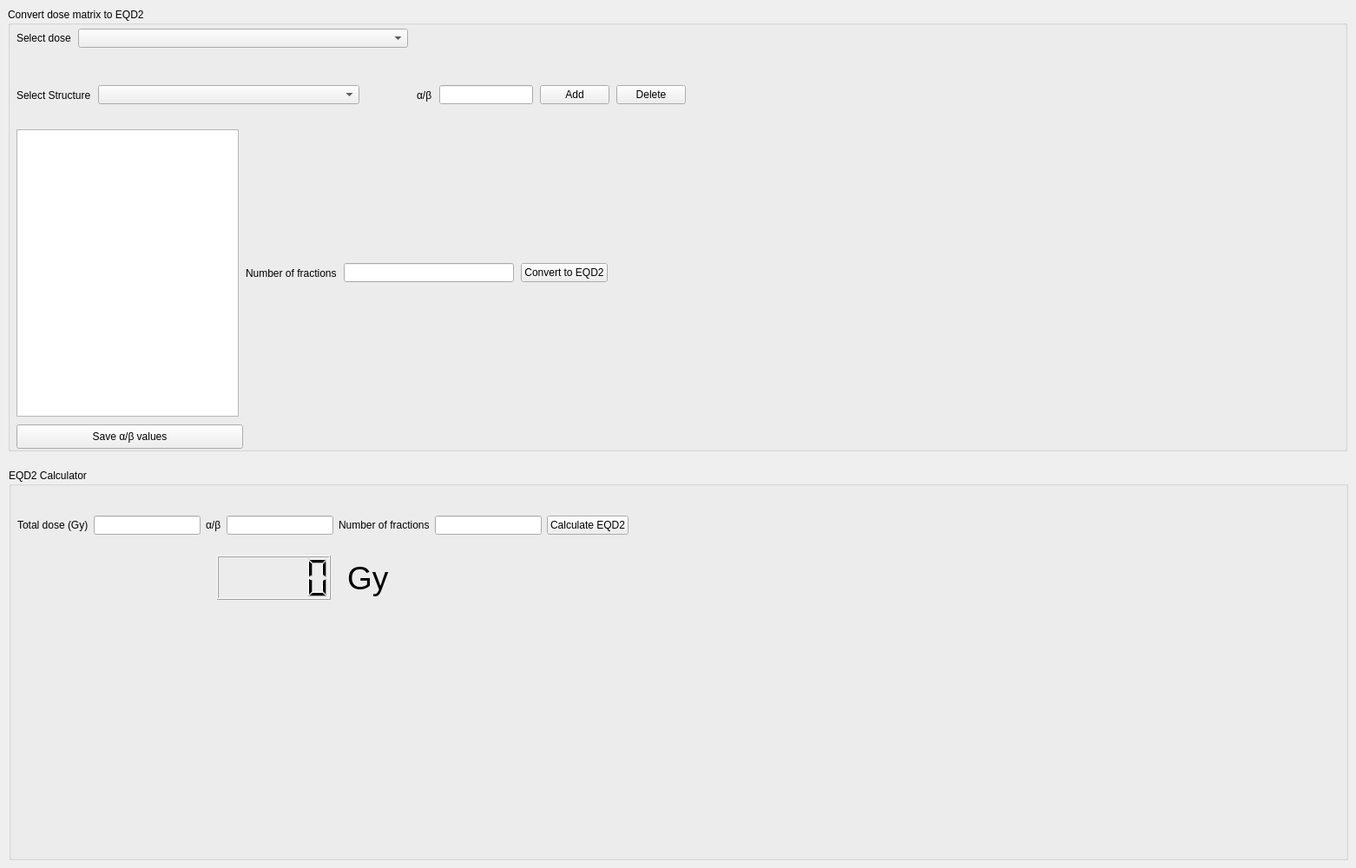
          <widget class="QWidget" name="eqd2">
           <attribute name="title">
            <string>EQD2</string>
           </attribute>
           <widget class="QGroupBox" name="dose_matri_to_eqd2">
            <property name="geometry">
             <rect>
              <x>9</x>
              <y>9</y>
              <width>1543</width>
              <height>511</height>
             </rect>
            </property>
            <property name="title">
             <string>Convert dose matrix to EQD2</string>
            </property>
            <widget class="QWidget" name="layoutWidget">
             <property name="geometry">
              <rect>
               <x>10</x>
               <y>20</y>
               <width>451</width>
               <height>30</height>
              </rect>
             </property>
             <layout class="QHBoxLayout" name="horizontalLayout" stretch="0,3">
              <property name="spacing">
               <number>8</number>
              </property>
              <item>
               <widget class="QLabel" name="eqd2_lab1">
                <property name="text">
                 <string>Select dose</string>
                </property>
               </widget>
              </item>
              <item>
               <widget class="QComboBox" name="dose_list"/>
              </item>
             </layout>
            </widget>
            <widget class="QWidget" name="layoutWidget">
             <property name="geometry">
              <rect>
               <x>10</x>
               <y>70</y>
               <width>771</width>
               <height>61</height>
              </rect>
             </property>
             <layout class="QHBoxLayout" name="chose_struct" stretch="0,8,0,0,0,0,0">
              <property name="spacing">
               <number>8</number>
              </property>
              <item>
               <widget class="QLabel" name="eqd2_lab1_2">
                <property name="text">
                 <string>Select Structure</string>
                </property>
               </widget>
              </item>
              <item>
               <widget class="QComboBox" name="eqd2_struct_list"/>
              </item>
              <item>
               <spacer name="horizontalSpacer_47">
                <property name="orientation">
                 <enum>Qt::Horizontal</enum>
                </property>
                <property name="sizeType">
                 <enum>QSizePolicy::Fixed</enum>
                </property>
                <property name="sizeHint" stdset="0">
                 <size>
                  <width>58</width>
                  <height>20</height>
                 </size>
                </property>
               </spacer>
              </item>
              <item>
               <widget class="QLabel" name="eqd2_lab1_3">
                <property name="text">
                 <string>α/β</string>
                </property>
               </widget>
              </item>
              <item>
               <widget class="QLineEdit" name="ab_input"/>
              </item>
              <item>
               <widget class="QPushButton" name="add_to_ab_list">
                <property name="text">
                 <string>Add</string>
                </property>
               </widget>
              </item>
              <item>
               <widget class="QPushButton" name="delete_from_ab_list">
                <property name="text">
                 <string>Delete</string>
                </property>
               </widget>
              </item>
             </layout>
            </widget>
            <widget class="QWidget" name="layoutWidget">
             <property name="geometry">
              <rect>
               <x>10</x>
               <y>140</y>
               <width>681</width>
               <height>331</height>
              </rect>
             </property>
             <layout class="QHBoxLayout" name="laststep">
              <property name="spacing">
               <number>8</number>
              </property>
              <item>
               <widget class="QTableWidget" name="ab_table"/>
              </item>
              <item>
               <widget class="QLabel" name="n_fractions_label">
                <property name="text">
                 <string>Number of fractions</string>
                </property>
               </widget>
              </item>
              <item>
               <widget class="QLineEdit" name="input_fractions"/>
              </item>
              <item>
               <widget class="QPushButton" name="calc_eqd2">
                <property name="text">
                 <string>Convert to EQD2</string>
                </property>
               </widget>
              </item>
             </layout>
            </widget>
            <widget class="QPushButton" name="ab_matrix">
             <property name="geometry">
              <rect>
               <x>10</x>
               <y>480</y>
               <width>261</width>
               <height>28</height>
              </rect>
             </property>
             <property name="text">
              <string>Save α/β values</string>
             </property>
            </widget>
           </widget>
           <widget class="QGroupBox" name="eqd2_calc">
            <property name="geometry">
             <rect>
              <x>10</x>
              <y>540</y>
              <width>1543</width>
              <height>451</height>
             </rect>
            </property>
            <property name="title">
             <string>EQD2 Calculator</string>
            </property>
            <widget class="QLCDNumber" name="eqd2_out">
             <property name="geometry">
              <rect>
               <x>240</x>
               <y>100</y>
               <width>131</width>
               <height>51</height>
              </rect>
             </property>
            </widget>
            <widget class="QLabel" name="label_1_eqd2_calc_5">
             <property name="geometry">
              <rect>
               <x>390</x>
               <y>100</y>
               <width>91</width>
               <height>51</height>
              </rect>
             </property>
             <property name="font">
              <font>
               <pointsize>28</pointsize>
              </font>
             </property>
             <property name="text">
              <string>Gy</string>
             </property>
             <property name="scaledContents">
              <bool>true</bool>
             </property>
            </widget>
            <widget class="QWidget" name="layoutWidget">
             <property name="geometry">
              <rect>
               <x>10</x>
               <y>50</y>
               <width>704</width>
               <height>30</height>
              </rect>
             </property>
             <layout class="QHBoxLayout" name="horizontalLayout_2">
              <item>
               <widget class="QLabel" name="label_1_eqd2_calc_2">
                <property name="text">
                 <string>Total dose (Gy)</string>
                </property>
               </widget>
              </item>
              <item>
               <widget class="QLineEdit" name="input_total_dose"/>
              </item>
              <item>
               <widget class="QLabel" name="label_1_eqd2_calc_3">
                <property name="text">
                 <string>α/β</string>
                </property>
               </widget>
              </item>
              <item>
               <widget class="QLineEdit" name="input_ab_calculator"/>
              </item>
              <item>
               <widget class="QLabel" name="label_1_eqd2_calc_4">
                <property name="text">
                 <string>Number of fractions</string>
                </property>
               </widget>
              </item>
              <item>
               <widget class="QLineEdit" name="input_frac_calc"/>
              </item>
              <item>
               <widget class="QPushButton" name="calc_eqd2_2">
                <property name="text">
                 <string>Calculate EQD2</string>
                </property>
               </widget>
              </item>
             </layout>
            </widget>
           </widget>
          </widget>
